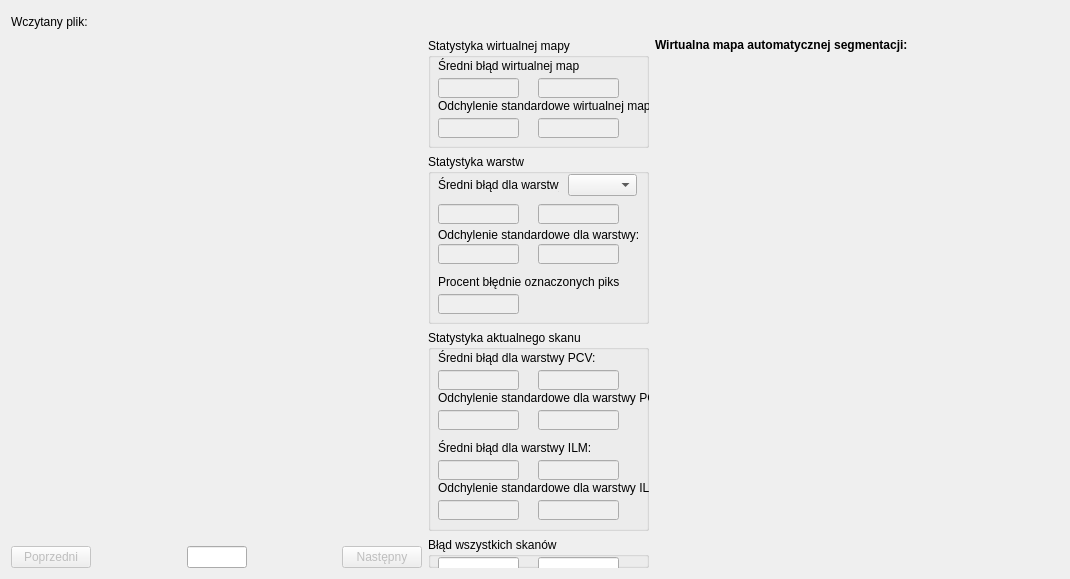
      <widget class="QWidget" name="tabErrorAnalysis">
       <attribute name="title">
        <string>Analiza błędu</string>
       </attribute>
       <layout class="QVBoxLayout" name="verticalLayout_14">
        <item>
         <layout class="QFormLayout" name="formLayout_6">
          <item row="0" column="0">
           <widget class="QLabel" name="label_12">
            <property name="minimumSize">
             <size>
              <width>81</width>
              <height>21</height>
             </size>
            </property>
            <property name="text">
             <string>Wczytany plik:</string>
            </property>
           </widget>
          </item>
          <item row="0" column="1">
           <widget class="QLabel" name="autoSegmentFileLabel">
            <property name="minimumSize">
             <size>
              <width>961</width>
              <height>21</height>
             </size>
            </property>
            <property name="text">
             <string/>
            </property>
           </widget>
          </item>
         </layout>
        </item>
        <item>
         <layout class="QHBoxLayout" name="horizontalLayout_7">
          <item>
           <layout class="QVBoxLayout" name="verticalLayout_13">
            <item>
             <widget class="QCustomPlot" name="imageLayersCPlot" native="true">
              <property name="minimumSize">
               <size>
                <width>411</width>
                <height>501</height>
               </size>
              </property>
             </widget>
            </item>
            <item>
             <layout class="QHBoxLayout" name="horizontalLayout_6">
              <item>
               <widget class="QPushButton" name="prevImageLayersButton">
                <property name="enabled">
                 <bool>false</bool>
                </property>
                <property name="text">
                 <string>Poprzedni</string>
                </property>
               </widget>
              </item>
              <item>
               <spacer name="horizontalSpacer_4">
                <property name="orientation">
                 <enum>Qt::Horizontal</enum>
                </property>
                <property name="sizeHint" stdset="0">
                 <size>
                  <width>40</width>
                  <height>20</height>
                 </size>
                </property>
               </spacer>
              </item>
              <item>
               <widget class="QLineEdit" name="currImageNumberLayersLEdit">
                <property name="maximumSize">
                 <size>
                  <width>60</width>
                  <height>16777215</height>
                 </size>
                </property>
                <property name="alignment">
                 <set>Qt::AlignCenter</set>
                </property>
               </widget>
              </item>
              <item>
               <spacer name="horizontalSpacer_5">
                <property name="orientation">
                 <enum>Qt::Horizontal</enum>
                </property>
                <property name="sizeHint" stdset="0">
                 <size>
                  <width>40</width>
                  <height>20</height>
                 </size>
                </property>
               </spacer>
              </item>
              <item>
               <widget class="QPushButton" name="nextImageLayersButton">
                <property name="enabled">
                 <bool>false</bool>
                </property>
                <property name="text">
                 <string>Następny</string>
                </property>
               </widget>
              </item>
             </layout>
            </item>
           </layout>
          </item>
          <item>
           <layout class="QVBoxLayout" name="verticalLayout_11">
            <item>
             <widget class="QGroupBox" name="virtualMapErrorStatsGBox">
              <property name="sizePolicy">
               <sizepolicy hsizetype="Fixed" vsizetype="Fixed">
                <horstretch>0</horstretch>
                <verstretch>0</verstretch>
               </sizepolicy>
              </property>
              <property name="minimumSize">
               <size>
                <width>221</width>
                <height>110</height>
               </size>
              </property>
              <property name="font">
               <font>
                <weight>50</weight>
                <bold>false</bold>
               </font>
              </property>
              <property name="title">
               <string>Statystyka wirtualnej mapy</string>
              </property>
              <widget class="QLineEdit" name="virtualMapErrorDevLEdit_um">
               <property name="enabled">
                <bool>false</bool>
               </property>
               <property name="geometry">
                <rect>
                 <x>110</x>
                 <y>80</y>
                 <width>81</width>
                 <height>20</height>
                </rect>
               </property>
              </widget>
              <widget class="QLabel" name="label_17">
               <property name="geometry">
                <rect>
                 <x>10</x>
                 <y>20</y>
                 <width>141</width>
                 <height>16</height>
                </rect>
               </property>
               <property name="text">
                <string>Średni błąd wirtualnej mapy:</string>
               </property>
              </widget>
              <widget class="QLineEdit" name="virtualMapErrorAvgLEdit_um">
               <property name="enabled">
                <bool>false</bool>
               </property>
               <property name="geometry">
                <rect>
                 <x>110</x>
                 <y>40</y>
                 <width>81</width>
                 <height>20</height>
                </rect>
               </property>
              </widget>
              <widget class="QLineEdit" name="virtualMapErrorAvgLEdit">
               <property name="enabled">
                <bool>false</bool>
               </property>
               <property name="geometry">
                <rect>
                 <x>10</x>
                 <y>40</y>
                 <width>81</width>
                 <height>20</height>
                </rect>
               </property>
              </widget>
              <widget class="QLabel" name="label_21">
               <property name="geometry">
                <rect>
                 <x>10</x>
                 <y>60</y>
                 <width>221</width>
                 <height>16</height>
                </rect>
               </property>
               <property name="text">
                <string>Odchylenie standardowe wirtualnej mapy:</string>
               </property>
              </widget>
              <widget class="QLineEdit" name="virtualMapErrorDevLEdit">
               <property name="enabled">
                <bool>false</bool>
               </property>
               <property name="geometry">
                <rect>
                 <x>10</x>
                 <y>80</y>
                 <width>81</width>
                 <height>20</height>
                </rect>
               </property>
              </widget>
             </widget>
            </item>
            <item>
             <widget class="QGroupBox" name="layersErrorStatsGBox">
              <property name="minimumSize">
               <size>
                <width>221</width>
                <height>170</height>
               </size>
              </property>
              <property name="title">
               <string>Statystyka warstw</string>
              </property>
              <widget class="QLineEdit" name="layerErrorDevLEdit_um">
               <property name="enabled">
                <bool>false</bool>
               </property>
               <property name="geometry">
                <rect>
                 <x>110</x>
                 <y>90</y>
                 <width>81</width>
                 <height>20</height>
                </rect>
               </property>
              </widget>
              <widget class="QLabel" name="label_27">
               <property name="geometry">
                <rect>
                 <x>10</x>
                 <y>70</y>
                 <width>211</width>
                 <height>21</height>
                </rect>
               </property>
               <property name="text">
                <string>Odchylenie standardowe dla warstwy:</string>
               </property>
              </widget>
              <widget class="QComboBox" name="layerErrorCBox">
               <property name="geometry">
                <rect>
                 <x>140</x>
                 <y>20</y>
                 <width>69</width>
                 <height>22</height>
                </rect>
               </property>
              </widget>
              <widget class="QLineEdit" name="layerErrorDevLEdit">
               <property name="enabled">
                <bool>false</bool>
               </property>
               <property name="geometry">
                <rect>
                 <x>10</x>
                 <y>90</y>
                 <width>81</width>
                 <height>20</height>
                </rect>
               </property>
              </widget>
              <widget class="QLineEdit" name="layerErrorAvgLEdit">
               <property name="enabled">
                <bool>false</bool>
               </property>
               <property name="geometry">
                <rect>
                 <x>10</x>
                 <y>50</y>
                 <width>81</width>
                 <height>20</height>
                </rect>
               </property>
              </widget>
              <widget class="QLineEdit" name="layerErrorAvgLEdit_um">
               <property name="enabled">
                <bool>false</bool>
               </property>
               <property name="geometry">
                <rect>
                 <x>110</x>
                 <y>50</y>
                 <width>81</width>
                 <height>20</height>
                </rect>
               </property>
              </widget>
              <widget class="QLabel" name="label_25">
               <property name="geometry">
                <rect>
                 <x>10</x>
                 <y>20</y>
                 <width>121</width>
                 <height>21</height>
                </rect>
               </property>
               <property name="text">
                <string>Średni błąd dla warstwy:</string>
               </property>
              </widget>
              <widget class="QLabel" name="label_26">
               <property name="geometry">
                <rect>
                 <x>10</x>
                 <y>120</y>
                 <width>181</width>
                 <height>16</height>
                </rect>
               </property>
               <property name="text">
                <string>Procent błędnie oznaczonych pikseli:</string>
               </property>
              </widget>
              <widget class="QLineEdit" name="layerErrorProcLEdit">
               <property name="enabled">
                <bool>false</bool>
               </property>
               <property name="geometry">
                <rect>
                 <x>10</x>
                 <y>140</y>
                 <width>81</width>
                 <height>20</height>
                </rect>
               </property>
              </widget>
             </widget>
            </item>
            <item>
             <widget class="QGroupBox" name="currScanLayerErrorStatsGBox">
              <property name="sizePolicy">
               <sizepolicy hsizetype="Fixed" vsizetype="Fixed">
                <horstretch>0</horstretch>
                <verstretch>0</verstretch>
               </sizepolicy>
              </property>
              <property name="minimumSize">
               <size>
                <width>221</width>
                <height>201</height>
               </size>
              </property>
              <property name="title">
               <string>Statystyka aktualnego skanu</string>
              </property>
              <widget class="QLineEdit" name="pcvLineErrorDevLEdit">
               <property name="enabled">
                <bool>false</bool>
               </property>
               <property name="geometry">
                <rect>
                 <x>10</x>
                 <y>80</y>
                 <width>81</width>
                 <height>20</height>
                </rect>
               </property>
              </widget>
              <widget class="QLineEdit" name="pcvLineErrorAvgLEdit">
               <property name="enabled">
                <bool>false</bool>
               </property>
               <property name="geometry">
                <rect>
                 <x>10</x>
                 <y>40</y>
                 <width>81</width>
                 <height>20</height>
                </rect>
               </property>
              </widget>
              <widget class="QLineEdit" name="ilmLineErrorAvgLEdit_um">
               <property name="enabled">
                <bool>false</bool>
               </property>
               <property name="geometry">
                <rect>
                 <x>110</x>
                 <y>130</y>
                 <width>81</width>
                 <height>20</height>
                </rect>
               </property>
              </widget>
              <widget class="QLabel" name="label_30">
               <property name="geometry">
                <rect>
                 <x>10</x>
                 <y>20</y>
                 <width>181</width>
                 <height>16</height>
                </rect>
               </property>
               <property name="text">
                <string>Średni błąd dla warstwy PCV:</string>
               </property>
              </widget>
              <widget class="QLineEdit" name="ilmLineErrorAvgLEdit">
               <property name="enabled">
                <bool>false</bool>
               </property>
               <property name="geometry">
                <rect>
                 <x>10</x>
                 <y>130</y>
                 <width>81</width>
                 <height>20</height>
                </rect>
               </property>
              </widget>
              <widget class="QLabel" name="label_31">
               <property name="geometry">
                <rect>
                 <x>10</x>
                 <y>60</y>
                 <width>211</width>
                 <height>16</height>
                </rect>
               </property>
               <property name="text">
                <string>Odchylenie standardowe dla warstwy PCV:</string>
               </property>
              </widget>
              <widget class="QLineEdit" name="ilmLineErrorDevLEdit_um">
               <property name="enabled">
                <bool>false</bool>
               </property>
               <property name="geometry">
                <rect>
                 <x>110</x>
                 <y>170</y>
                 <width>81</width>
                 <height>20</height>
                </rect>
               </property>
              </widget>
              <widget class="QLabel" name="label_32">
               <property name="geometry">
                <rect>
                 <x>10</x>
                 <y>150</y>
                 <width>211</width>
                 <height>16</height>
                </rect>
               </property>
               <property name="text">
                <string>Odchylenie standardowe dla warstwy ILM:</string>
               </property>
              </widget>
              <widget class="QLineEdit" name="ilmLineErrorDevLEdit">
               <property name="enabled">
                <bool>false</bool>
               </property>
               <property name="geometry">
                <rect>
                 <x>10</x>
                 <y>170</y>
                 <width>81</width>
                 <height>20</height>
                </rect>
               </property>
              </widget>
              <widget class="QLineEdit" name="pcvLineErrorDevLEdit_um">
               <property name="enabled">
                <bool>false</bool>
               </property>
               <property name="geometry">
                <rect>
                 <x>110</x>
                 <y>80</y>
                 <width>81</width>
                 <height>20</height>
                </rect>
               </property>
              </widget>
              <widget class="QLabel" name="label_33">
               <property name="geometry">
                <rect>
                 <x>10</x>
                 <y>110</y>
                 <width>181</width>
                 <height>16</height>
                </rect>
               </property>
               <property name="text">
                <string>Średni błąd dla warstwy ILM:</string>
               </property>
              </widget>
              <widget class="QLineEdit" name="pcvLineErrorAvgLEdit_um">
               <property name="enabled">
                <bool>false</bool>
               </property>
               <property name="geometry">
                <rect>
                 <x>110</x>
                 <y>40</y>
                 <width>81</width>
                 <height>20</height>
                </rect>
               </property>
              </widget>
             </widget>
            </item>
            <item>
             <widget class="QGroupBox" name="groupBox_3">
              <property name="title">
               <string>Błąd wszystkich skanów</string>
              </property>
              <widget class="QLineEdit" name="layerErrorMSEAllLEdit">
               <property name="geometry">
                <rect>
                 <x>10</x>
                 <y>20</y>
                 <width>81</width>
                 <height>20</height>
                </rect>
               </property>
              </widget>
              <widget class="QLineEdit" name="layerErrorAvgAllLEdit">
               <property name="geometry">
                <rect>
                 <x>110</x>
                 <y>20</y>
                 <width>81</width>
                 <height>20</height>
                </rect>
               </property>
              </widget>
             </widget>
            </item>
           </layout>
          </item>
          <item>
           <layout class="QVBoxLayout" name="verticalLayout_12">
            <item>
             <widget class="QLabel" name="label_42">
              <property name="font">
               <font>
                <weight>75</weight>
                <bold>true</bold>
               </font>
              </property>
              <property name="text">
               <string>Wirtualna mapa automatycznej segmentacji:</string>
              </property>
             </widget>
            </item>
            <item>
             <widget class="QCustomPlot" name="virtualMapAutoImageCPlot" native="true">
              <property name="sizePolicy">
               <sizepolicy hsizetype="Expanding" vsizetype="Expanding">
                <horstretch>0</horstretch>
                <verstretch>0</verstretch>
               </sizepolicy>
              </property>
              <property name="minimumSize">
               <size>
                <width>401</width>
                <height>461</height>
               </size>
              </property>
             </widget>
            </item>
            <item>
             <spacer name="verticalSpacer_4">
              <property name="orientation">
               <enum>Qt::Vertical</enum>
              </property>
              <property name="sizeHint" stdset="0">
               <size>
                <width>20</width>
                <height>40</height>
               </size>
              </property>
             </spacer>
            </item>
           </layout>
          </item>
         </layout>
        </item>
       </layout>
      </widget>
